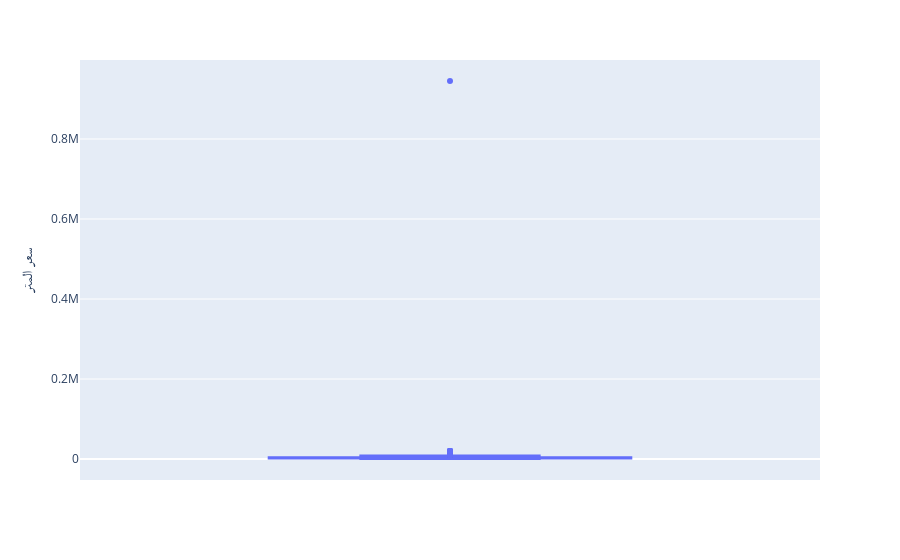

The cell this chart's notebook holds for it:
### Code cell
fig1 = px.box(landofriyad, y='سعر المتر')

fig1.show()

### Figure 1 — Plotly figure (JSON) as saved in the notebook; plotly's stock layout.template omitted (floating-point values rounded to 4 significant figures; data arrays with more than 128 entries replaced by an {"elided": "..."} marker saying what was removed)
{"data": [{"alignmentgroup": "True", "hovertemplate": "سعر المتر=%{y}<extra></extra>", "legendgroup": "", "marker": {"color": "#636efa"}, "name": "", "notched": false, "offsetgroup": "", "orientation": "v", "showlegend": false, "type": "box", "x0": " ", "xaxis": "x", "y": {"elided": "1170 int values"}, "y0": " ", "yaxis": "y"}], "layout": {"boxmode": "group", "legend": {"tracegroupgap": 0}, "margin": {"t": 60}, "xaxis": {"anchor": "y", "domain": [0, 1]}, "yaxis": {"anchor": "x", "domain": [0, 1], "title": {"text": "سعر المتر"}}}}
